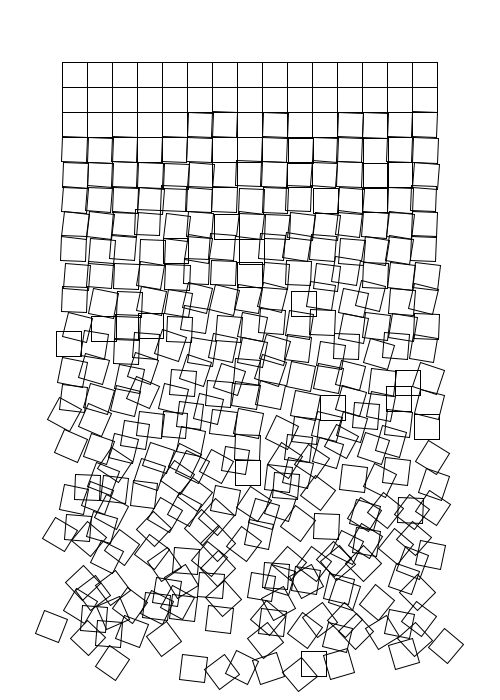
Frame 1 (no input)
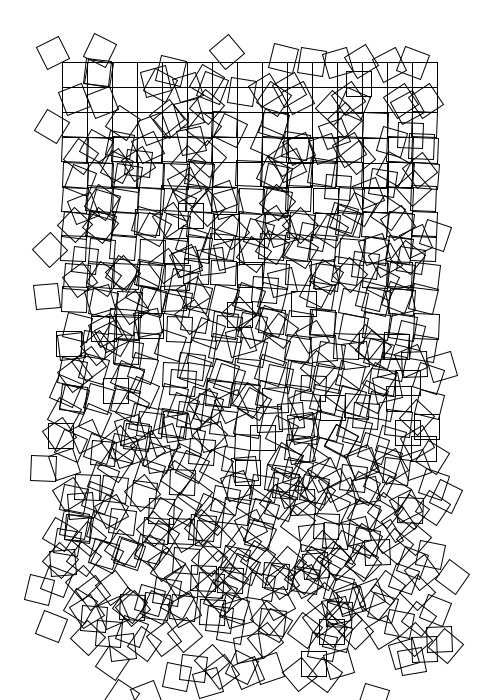
Frame 2 (the mouse pressed at the canvas centre, redrawn once)

The Processing sketch that drew these frames (run headless with seeded random() and noise(); the mouse was pressed at the canvas centre and the sketch redrawn once):

// Processing sketch: processing_135857
// ── processing_135857.pde

// Jenny McCarthy - recreating Georg Nees' Squares (2/22/14)

int columns = 15;
int rows = 24; 
int size = 25; //size of squares
float r = 0; //total rotation value
int margin = 50;
float v; //random value for translation and rotation

void setup(){
  size(500,700);
  background(255);
  noFill();
  rectMode(CENTER);
  noLoop();
}

void draw(){
  for(int y=1; y<=rows; y++){
    r =r+(y*0.25); //as y increases, the rotation value increases
    for(int x=1; x<=columns; x++){
      pushMatrix();
      v = random(-r,r);
      translate(margin+(x*size)+(v*.35),margin+(y*size)+(v*.35));
      rotate(radians(random(r))); //converts random rotation value r (degrees) into radians
      rect(0,0,size,size);
      popMatrix();
    }
  }
}
